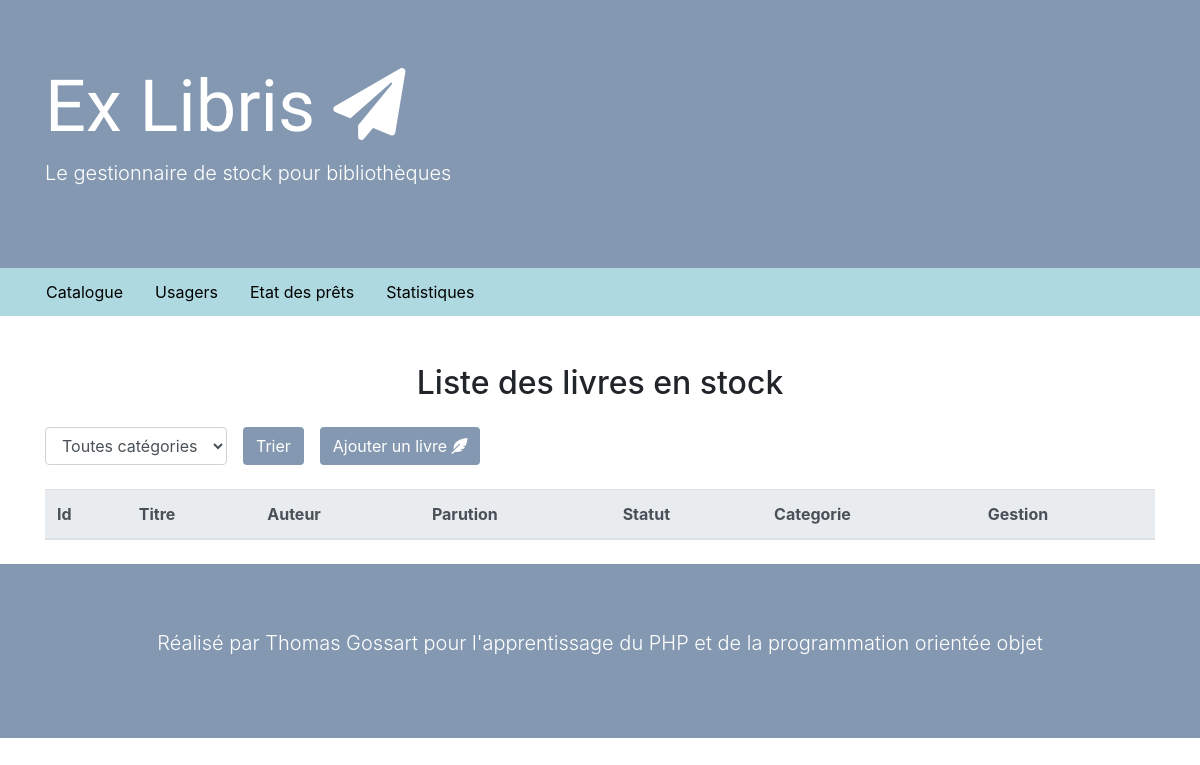
The app's page /controllers/index.php, older data.
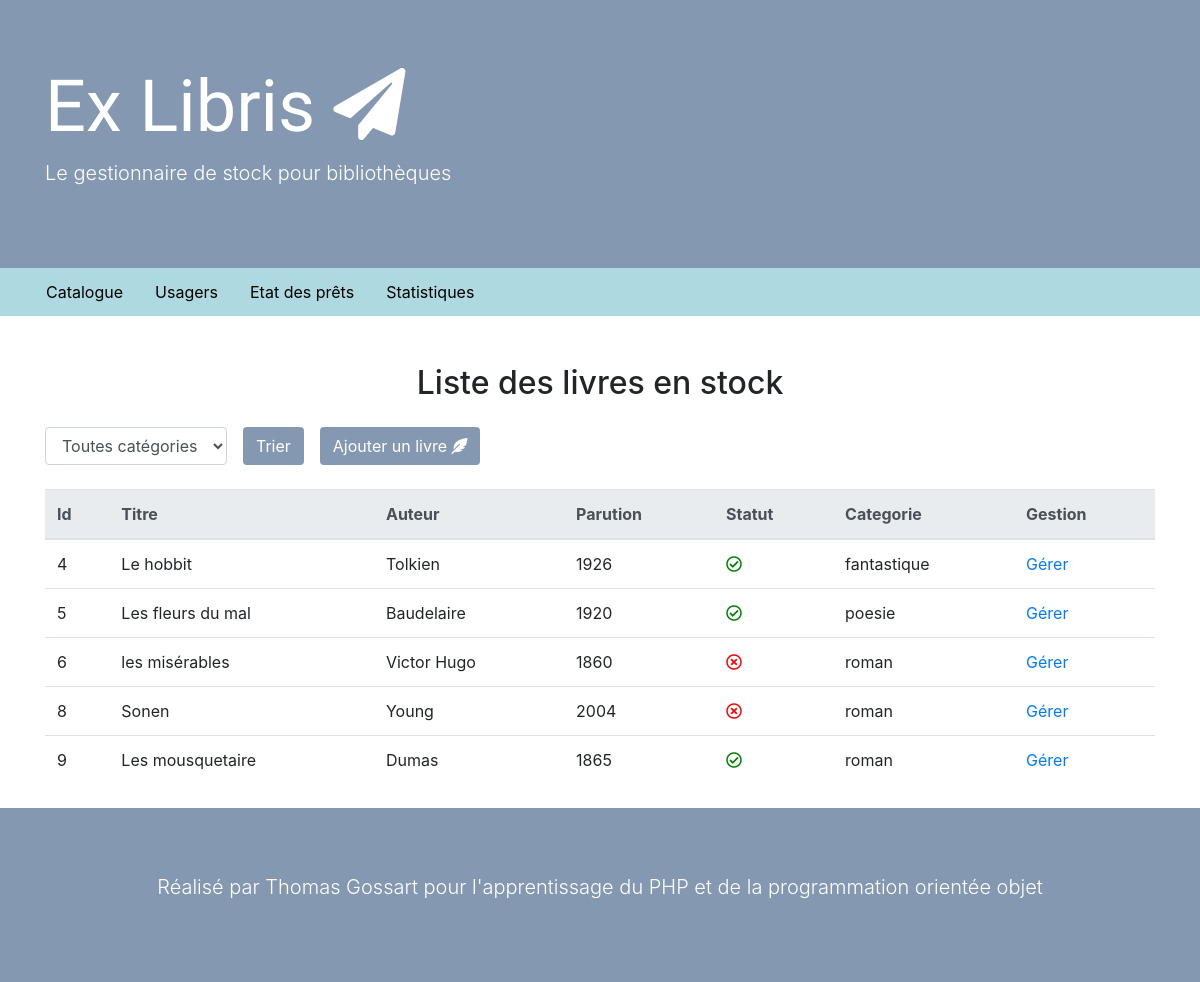
The same page, newer data.
### tables this page shows
CREATE TABLE `book` (
  `b_id` int(11) NOT NULL,
  `title` varchar(255) NOT NULL,
  `author` varchar(255) NOT NULL,
  `summary` text NOT NULL,
  `releaseDate` int(4) NOT NULL,
  `status` tinyint(4) NOT NULL,
  `user` int(11) DEFAULT NULL,
  `category` varchar(100) NOT NULL
);

### controllers/index.php (called while the page is built, shortened)
<?php
$bookManager = new BookManager();
if(!empty($_POST["trie"]) && $_POST["categorie"] != "false") {
  $books = $bookManager->getBooksByCategorie($_POST["categorie"]);
}
else{
  $books = $bookManager->getBooks();
}
include "../views/indexView.php";
 ?>

### model/BookManager.php (called while the page is built, shortened)
<?php
class BookManager {
  private $_db;
  public function __construct() {
    $this->_db = Database::BD();
  }
  public function getBooks() {
    $query = $this->_db->query('SELECT b_id, title, author, summary, releaseDate, status, category FROM book');
    $data = $query->fetchAll(PDO::FETCH_ASSOC);
    foreach ($data as $key => $value) {
      $data[$key] = new Book($value);
    }
    return $data;
  }
}
 ?>

### services/Hydrator.php (called while the page is built)
<?php
trait Hydrator {
  public function hydrate($data = false) {
    if($data && is_array($data)) {
      foreach ($data as $key => $value) {
        $method = "set" . ucfirst($key);
        if(method_exists($this, $method)) {
          $this->$method($value);
        }
      }
    }
  }
}
 ?>

### model/Database.php (called while the page is built, shortened)
<?php
class Database
{
static public function BD() {
  $db = new PDO("mysql:host=" . self::HOST .";dbname=" . self::NAME , self::LOGIN, self::PASSWORD);
  return $db;
}
}
 ?>

### views/indexView.php (the view, shortened to what this page needs)
<?php
  include("template/header.php")
 ?>
<h2 class="text-center mb-4">Liste des livres en stock</h2>
<div class="flex">
  <form action="" method="post" class="flex">
    <select class="form-control mr-3" name="categorie">
      <option value="false">Toutes catégories</option>
    </select>
    <input class="btn bgViolet"type="submit" name="trie" value="Trier">
  </form>
  <button type="button" class="btn bgViolet ml-3" data-toggle="modal" data-target="#exampleModal">
    Ajouter un livre <i class="fas fa-feather-alt"></i>
  </button>
</div>
<table class="table mt-4">
  <thead class="thead-light bgBlue">
    <tr>
      <th scope="col">Id</th>
      <th scope="col">Titre</th>
      <th scope="col">Auteur</th>
      <th scope="col">Parution</th>
      <th scope="col">Statut</th>
      <th scope="col">Categorie</th>
      <th scope="col">Gestion</th>
    </tr>
  </thead>
  <tbody>
    <?php
        foreach ($books as $book) {
          echo "<tr>" .
          "<td>" . $book->getB_id() . "</td>" .
          "<td>" . $book->getTitle() . "</td>" .
          "<td>" . $book->getAuthor() . "</td>" .
          "<td>" . $book->getReleaseDate() . "</td>" .
          "<td>" . $book->getStatusIcon() . "</td>" .
          "<td>" . $book->getCategory() . "</td>" .
          "<td><a href=book.php?book=". $book->getB_id() ."> Gérer </a></td>" .
          "</tr>";
        }
     ?>
  </tbody>
</table>
 <?php
   include("template/footer.php")
  ?>

### views/template/header.php (shortened to what this page needs)
<!DOCTYPE html>
<html>
  <head>
    <link rel="stylesheet" href="https://stackpath.bootstrapcdn.com/bootstrap/4.3.1/css/bootstrap.min.css">
    <link rel="stylesheet" href="https://use.fontawesome.com/releases/v5.8.2/css/all.css">
    <link rel="stylesheet" href="../assets/css/main.css">
  </head>
  <body>
    <header class="jumbotron jumbotron-fluid bgViolet mb-0">
      <div class="container">
        <h1 class="display-3">Ex Libris <i class="fas fa-paper-plane"></i></h1>
        <p class="lead">Le gestionnaire de stock pour bibliothèques</p>
      </div>
    </header>
    <div class="bgBlue">
      <ul class="nav mb-5 container py-1">
        <li class="nav-item">
          <a class="nav-link" href="index.php">Catalogue</a>
        </li>
        <li class="nav-item">
          <a class="nav-link" href="users.php">Usagers</a>
        </li>
        <li class="nav-item">
          <a class="nav-link" href="#">Etat des prêts</a>
        </li>
        <li class="nav-item">
          <a class="nav-link" href="#">Statistiques</a>
        </li>
      </ul>
    </div>
    <main class="container">

### views/template/footer.php (shortened to what this page needs)
      </main>
    <footer class="jumbotron jumbotron-fluid mt-4 mb-0 bgViolet text-center">
      <div class="container">
        <p class="lead">Réalisé par Thomas Gossart pour l'apprentissage du PHP et de la programmation orientée objet</p>
      </div>
    </footer>
  </body>
</html>

### entity/Book.php (shortened to what this page needs)
<?php
class Book {
  protected $b_id;
  protected $title;
  protected $author;
  protected $releaseDate;
  protected $category;
  protected $statusIcon;
  public function __construct($array) {
    $this->setStatus(1);
    $this->hydrate($array);
  }
  public function setB_id($id) {
    $this->b_id = $id;
  }
  public function getB_id() {
    return $this->b_id;
  }
  public function setTitle(string $title) {
    $this->title = $title;
  }
  public function getTitle() {
    return $this->title;
  }
  public function setAuthor($author) {
    $this->author = $author;
  }
  public function getAuthor() {
    return $this->author;
  }
  public function setReleaseDate($releaseDate) {
    $this->releaseDate = $releaseDate;
  }
  public function getReleaseDate() {
    return $this->releaseDate;
  }
  public function setCategory($category) {
    $this->category = $category;
  }
  public function getCategory() {
    return $this->category;
  }
  public function setStatus($status) {
    $this->setStatusIcon($status);
  }
  public function setStatusIcon($status) {
    if($status) {
      $this->statusIcon = "<i class='far fa-check-circle' style='color:green'></i>";
    }
    else {
      $this->statusIcon = "<i class='far fa-times-circle' style='color:red'></i>";
    }
  }
  public function getStatusIcon() {
    return $this->statusIcon;
  }
}
 ?>

### assets/css/main.css (style rules this page uses)
html { color: #222; font-size: 1em; line-height: 1.4; }
h1 { font-family: 'Dancing Script', cursive; }
.bgViolet { background-color: #8499b1; color: white; }
.bgBlue { background-color: #aed9e0; }
.nav a { color: black; }
.flex { display: flex; }

Row changes from the older to the newer data that the page shows:
added book: b_id "4", title "Le hobbit", author "Tolkien", releaseDate "1926", category "fantastique"
added book: b_id "5", title "Les fleurs du mal", author "Baudelaire", releaseDate "1920", category "poesie"
added book: b_id "6", title "les misérables", author "Victor Hugo", releaseDate "1860", category "roman"
added book: b_id "8", title "Sonen", author "Young", releaseDate "2004", category "roman"
added book: b_id "9", title "Les mousquetaire", author "Dumas", releaseDate "1865", category "roman"
